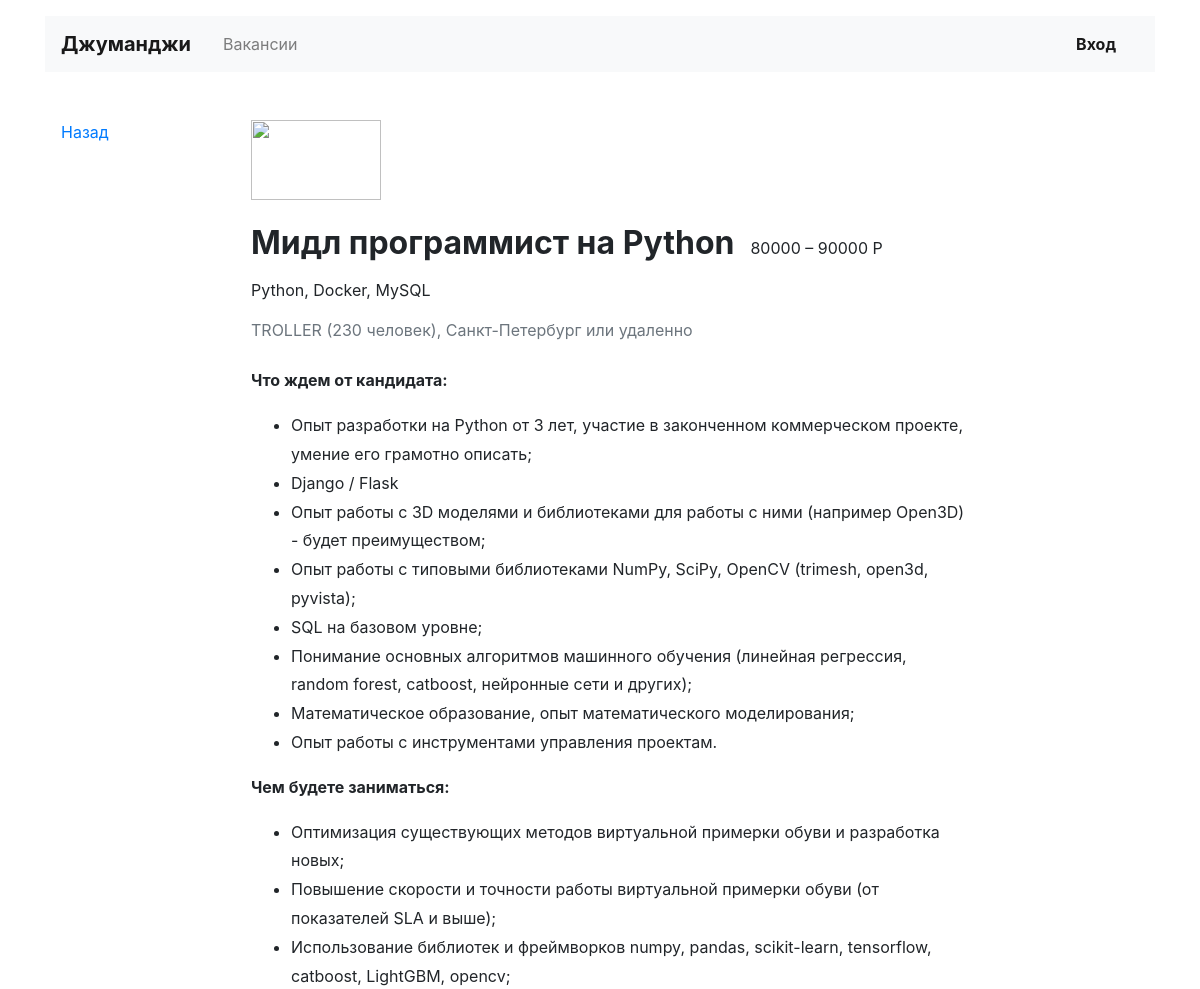
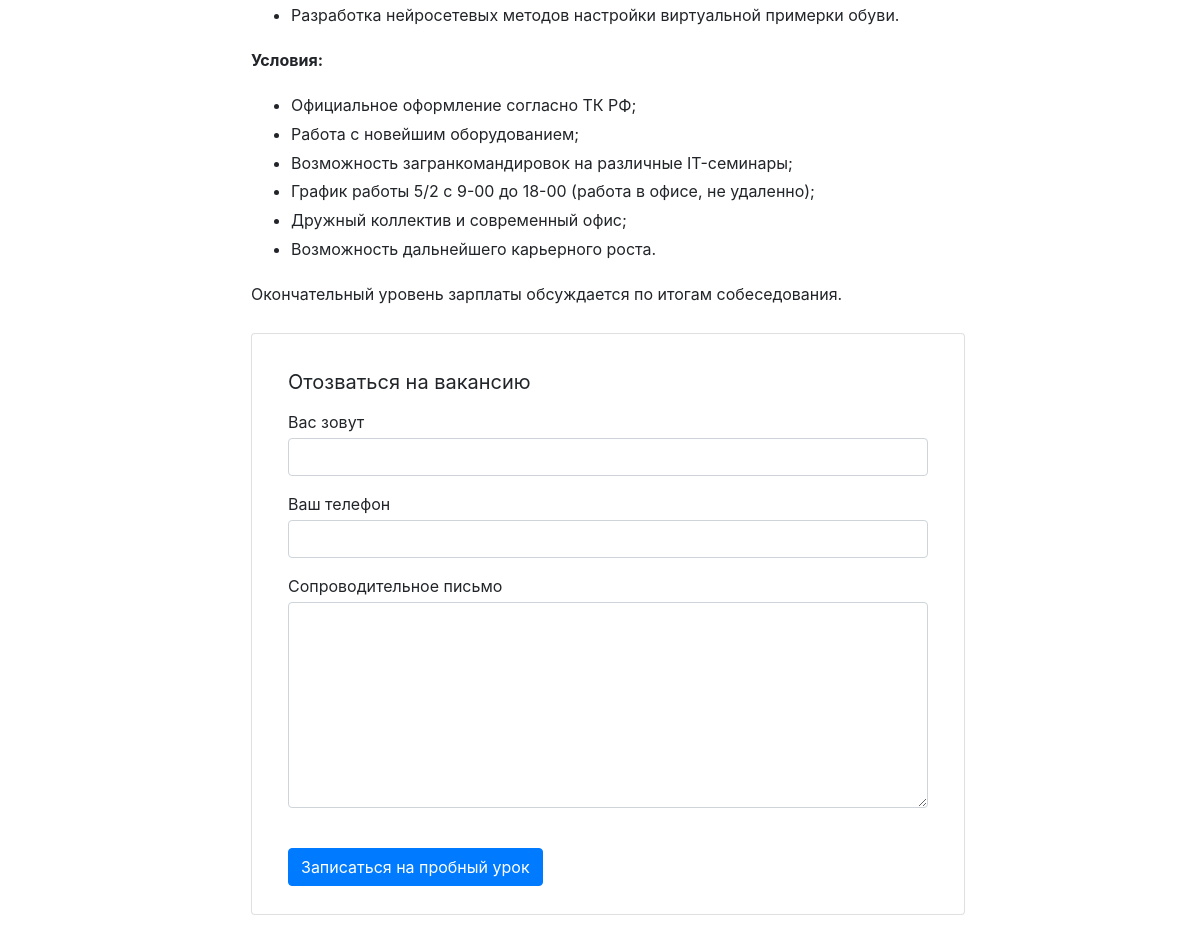
Screenshot of /vacancies/4 with the database file from the repository (2 pictures, top to bottom).
### vacancy/models.py (models this page shows)
class Vacancy(models.Model):
    title = models.CharField(max_length=50)
    speciality = models.ForeignKey(Specialty, on_delete=models.CASCADE, related_name="vacancies")
    company = models.ForeignKey(Company, on_delete=models.CASCADE, related_name="vacancies")
    skills = models.TextField()
    description = models.TextField()
    salary_min = models.IntegerField()
    salary_max = models.IntegerField()
    published_at = models.DateField()

class Company(models.Model):
    name = models.CharField(max_length=30)
    location = models.CharField(max_length=30)
    logo = models.URLField(default='https://place-hold.it/100x60')
    description = models.TextField()
    employee_count = models.IntegerField()

### vacancy/views.py (the view)
# urls.py: path('vacancies/<int:vacancy_id>', vacancyview, name='vacancy'),
def vacancyview(request, vacancy_id):
    vacancy = Vacancy.objects.get(pk=vacancy_id)
    context = {
        'vacancy': vacancy,
    }
    return render(request, 'vacancy.html', context=context)

### vacancy/templates/vacancy.html
{% extends 'base.html' %}
{% block content %}
  <main class="container mt-3 pb-5">
    <div class="row mt-5">
      <div class="col-12 col-lg-2">
        <div class="pl-3 mb-5">
          <p><a href="#">Назад</a></p>
        </div>
      </div>
      <div class="col-12 col-lg-8">
        <section class="pl-3">
          <a href="/companies/{{ vacancy.company.id }}"><img src="https://place-hold.it/130x80" width="130" height="80" alt=""></a>
          <div class="d-flex align-items-baseline align-content-baseline">
            <h1 class="h2 mt-4 font-weight-bold" >{{ vacancy.title }}</h1>
            <p class="m-0 pl-3">{{ vacancy.salary_min }} – {{ vacancy.salary_max }} Р</p>
          </div>
          <p class="mt-2">{{ vacancy.skills }}</p>
          <p class="text-muted mb-4">{{ vacancy.company.name|upper }} ({{ vacancy.company.employee_count }} человек), {{ vacancy.company.location }} или удаленно</p>
          <div style="line-height: 1.8;">
            {{ vacancy.description|safe }}
          </div>
          <form action="/echo" class="card mt-4 mb-3" enctype="multipart/form-data">
            <div class="card-body mx-3">
              <p class="h5 mt-3 font-weight-normal">Отозваться на вакансию</p>
              <div class="form-group">
                <label class="mb-1 mt-2" for="userName">Вас зовут</label>
                <input class="form-control" type="text" placeholder="" id="userName">
              </div>
              <div class="form-group">
                <label class="mb-1" for="userPhone">Ваш телефон</label>
                <input class="form-control" type="tel" placeholder="" id="userPhone">
              </div>
              <div class="form-group">
                <label class="mb-1" for="userMsg" >Сопроводительное письмо</label>
                <textarea class="form-control" rows="8" id="userMsg"></textarea>
              </div>
              <input type="submit" class="btn btn-primary mt-4 mb-2" value="Записаться на пробный урок">
            </div>
          </form>
        </section>
      </div>
    </div>
  </main>
{% endblock%}

### rows the page displays
Vacancy: title "Мидл программист на Python", salary_min "80000", salary_max "90000", skills "Python, Docker, MySQL", company.name "TROLLER", company.employee_count "230", company.location "Санкт-Петербург", description "Что ждем от кандидата: Опыт разработки на Python от 3 лет, участие в законченном коммерческом проекте, умение его грамотно описать; Django / Flask Опыт работы с 3D моделями и библиотеками для работы с ними (например Open3D) - будет преимуществом; Опыт работы с типовыми библиотеками NumPy, SciPy, OpenCV (trimesh, open3d, pyvista); SQL на базовом уровне; Понимание основных алгоритмов машинного обучения (линейная регрессия, random forest, catboost, нейронные сети и других); Математическое образование, опыт математического моделирования; Опыт работы с инструментами управления проектам. Чем будете заниматься: Оптимизация существующих методов виртуальной примерки обуви и разработка новых;…"
